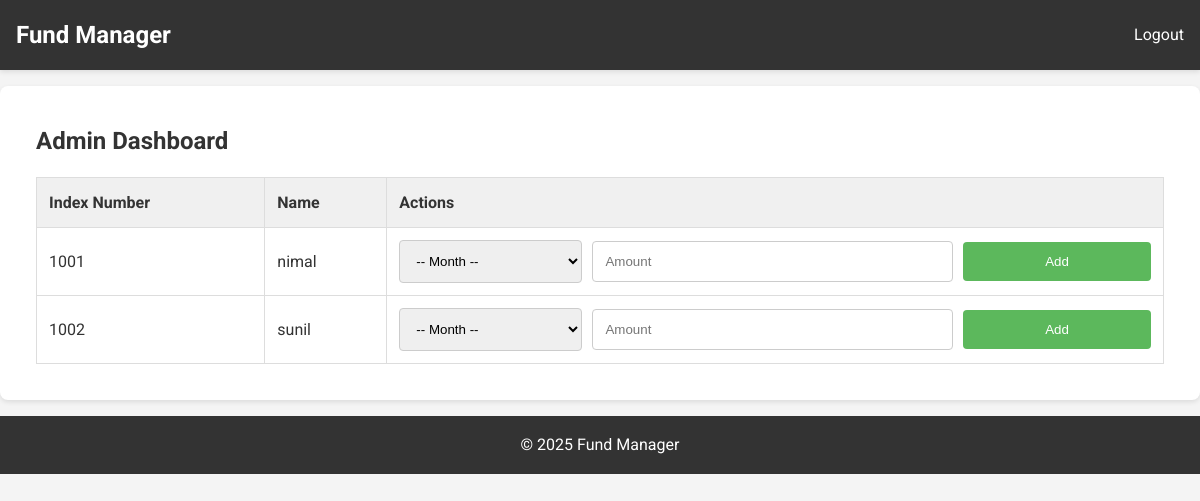
Screenshot of /admin/dashboard (signed in) with the database file from the repository.
### tables this page shows
CREATE TABLE Students (
    student_id INTEGER PRIMARY KEY AUTOINCREMENT,
    index_number TEXT UNIQUE NOT NULL,
    name TEXT NOT NULL,
    password TEXT NOT NULL
);

### app.py (the view)
@app.route('/admin/dashboard')
def admin_dashboard():
    if not session.get('admin_logged_in'):
        return redirect(url_for('admin_login'))
    students = database.get_all_students()
    return render_template('admin.html', students=students)

### database.py (called while the page is built)
def get_db():
    db = sqlite3.connect(DATABASE)
    db.row_factory = sqlite3.Row  # Access columns by name
    return db

def get_all_students():
    db = get_db()
    cur = db.execute('SELECT * FROM Students')
    students = cur.fetchall()
    db.close()
    return students

### templates/admin.html (shortened to what this page needs)
{% extends "base.html" %}
{% block navbar %}
      <a href="{{ url_for('logout') }}" class="nav-link">Logout</a>
{% endblock %}
{% block content %}
    <h2>Admin Dashboard</h2>
    <div class="table-container">
    <table>
        <thead>
            <tr>
                <th>Index Number</th>
                <th>Name</th>
                <th>Actions</th>
            </tr>
        </thead>
        <tbody>
            {% for student in students %}
            <tr>
                <td>{{ student.index_number }}</td>
                <td>{{ student.name }}</td>
                <td>
                    <div class="payment-input">
                        <select id="month-{{ student.student_id }}">
                            <option value="" selected>-- Month --</option>
                        </select>
                        <input type="number" id="amount-{{ student.student_id }}" placeholder="Amount">
                        <button class="btn btn-add" onclick="addPayment({{ student.student_id }})">Add</button>
                    </div>
                </td>
            </tr>
            {% endfor %}
        </tbody>
    </table>
   </div>
{% endblock %}

### static/style.css (style rules this page uses)
* { box-sizing: border-box; margin: 0; padding: 0; }
body { font-family: 'Roboto', sans-serif; line-height: 1.6; background-color: #f4f4f4; color: #333; margin: 0; }
.nav-link { color: #fff; text-decoration: none; margin-left: 1rem; transition: color 0.3s ease; }
table { border-collapse: collapse; width: 100%; margin-top: 1rem; }
th, td { border: 1px solid #ddd; padding: 0.75rem; text-align: left; }
th { background-color: #f0f0f0; }
.form-group input[type="text"], .form-group input[type="password"], .payment-input input[type="number"], .payment-input select { width: 100%; padding: 0.75rem; border: 1px solid #ccc; border-radius: 4px; }
.payment-input input[type="number"] { width: 60%; }
.payment-input select { width: 30%; }
.payment-input { display: flex; flex-direction: row; gap:10px; align-items: center; }
.btn { display: inline-block; padding: 0.75rem 1.5rem; border: none; border-radius: 4px; cursor: pointer; font-weight: 500; transition: background-color 0.3s ease; text-align: center; }
.btn-add { background-color: #5cb85c; color: #fff; width:30%; }
.table-container { overflow-x: auto; }

### rows the page displays
Students: index_number "1001", name "nimal"
Students: index_number "1002", name "sunil"
